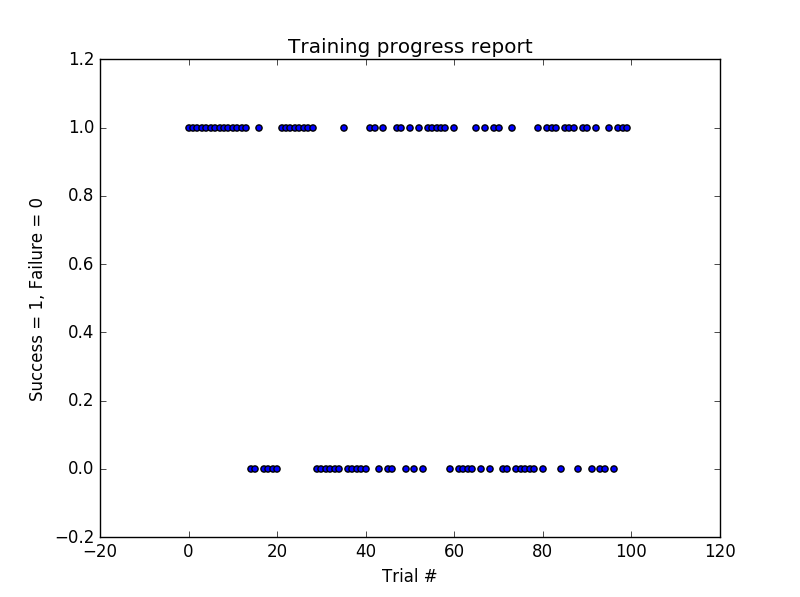

Recreate this plot in Python.
import random
from environment import Agent, Environment
from planner import RoutePlanner
from simulator import Simulator

class LearningAgent(Agent):
    """An agent that learns to drive in the smartcab world."""

    def __init__(self, env):
        super(LearningAgent, self).__init__(env)  # sets self.env = env, state = None, next_waypoint = None, and a default color
        self.color = 'red'  # override color
        self.planner = RoutePlanner(self.env, self)  # simple route planner to get next_waypoint
        # TODO: Initialize any additional variables here
        self.discount_factor = 0.75 
        self.learning_rate = 0.5
        self.default_Q = 0
        self.none_count = 0
        self.max_right = 4
        self.max_none = 6
        self.state0 = None
        self.action0 = None
        self.reward0 = None
        self.Q = {}
        self.trials = -1
        self.max_trials = 100
        self.x_trials = range(0,self.max_trials)
        self.y_trials = range(0,self.max_trials)
        for i in ['forward','left','right']:
            for j in ['green','red']:
                for k in self.env.valid_actions:
                    self.Q[(i,j),k] = self.default_Q
    

    def reset(self, destination=None):
        self.planner.route_to(destination)
        # TODO: Prepare for a new trip; reset any variables here, if required
        if (self.state0, self.action0, self.reward0) != (None, None, None):
            oldQ = self.Q[(self.state0,self.action0)]
            self.Q[(self.state0,self.action0)] = oldQ + self.learning_rate*(self.reward0 - oldQ)
        self.none_count = 0
        self.trials = self.trials + 1
        (self.state0, self.action0, self.reward0) = (None, None, None)
        
        
    def update(self, t):
        # Gather inputs
        self.next_waypoint = self.planner.next_waypoint()  # from route planner, also displayed by simulator
        inputs = self.env.sense(self)
        deadline = self.env.get_deadline(self)

        # TODO: Update state
        self.state = (self.next_waypoint, inputs['light'])
        # TODO: Select action according to your policy
        newQ = -9999999999
        action = None
        
        if self.Q[(self.state,None)] == self.Q[(self.state,'left')] == self.Q[(self.state,'right')] == self.Q[(self.state,'forward')]:
            action = random.choice(Environment.valid_actions)
            newQ = self.Q[(self.state,'left')]
        else:      
            for i2 in [None,'left','right','forward']:
                if self.Q[(self.state,i2)] >= newQ:
                    newQ = self.Q[(self.state,i2)]
                    action = i2
        if action == None:
            self.none_count = self.none_count + 1
        else:
            self.none_count = 0


        # Execute action and get reward
        reward = self.env.act(self, action)


        # TODO: Learn policy based on state, action, reward
        if (self.state0, self.action0, self.reward0) != (None, None, None):
            oldQ = self.Q[(self.state0,self.action0)]
            self.Q[(self.state0,self.action0)] = (1-self.learning_rate)*oldQ + self.learning_rate*(self.reward0 + self.discount_factor*newQ)
        (self.state0, self.action0, self.reward0) = (self.state, action, reward)
        if (deadline == 0) & (reward < 10):
            self.y_trials[self.trials] = 0
        else:
            self.y_trials[self.trials] = 1
        print "LearningAgent.update(): deadline = {}, inputs = {}, action = {}, reward = {}".format(deadline, inputs, action, reward)  # [debug]


def run():
    """Run the agent for a finite number of trials."""

    # Set up environment and agent
    e = Environment()  # create environment (also adds some dummy traffic)
    a = e.create_agent(LearningAgent)  # create agent
    e.set_primary_agent(a, enforce_deadline=True)  # set agent to track

    # Now simulate it
    # sim = Simulator(e, update_delay=1.0)  # reduce update_delay to speed up simulation
    sim = Simulator(e, update_delay=0.01)
    sim.run(n_trials=a.max_trials)  # press Esc or close pygame window to quit
    import pylab as pl
    pl.figure()
    pl.scatter(a.x_trials,a.y_trials)
    pl.legend()
    pl.xlabel('Trial #')
    pl.ylabel('Success = 1, Failure = 0')
    pl.title("Training progress report")
    pl.show()


if __name__ == '__main__':
    run()
